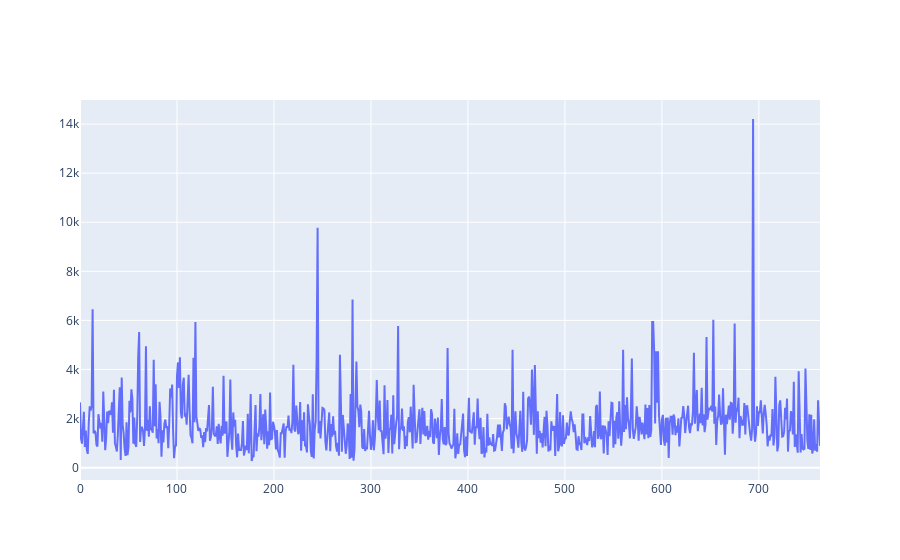

Notebook code for this chart:
### Markdown cell above
## **Plot the distribution of the rent**

### Code cell
fig = go.Figure()
fig.add_trace(go.Scatter(y=rentals['Rent'],
                    mode='lines',
                    name='lines'))
fig.show()

### Figure 1 — Plotly figure (JSON) as saved in the notebook; plotly's stock layout.template omitted (floating-point values rounded to 4 significant figures; data arrays with more than 128 entries replaced by an {"elided": "..."} marker saying what was removed)
{"data": [{"y": {"elided": "764 float values"}, "type": "scatter", "mode": "lines", "name": "lines"}], "layout": {}}
